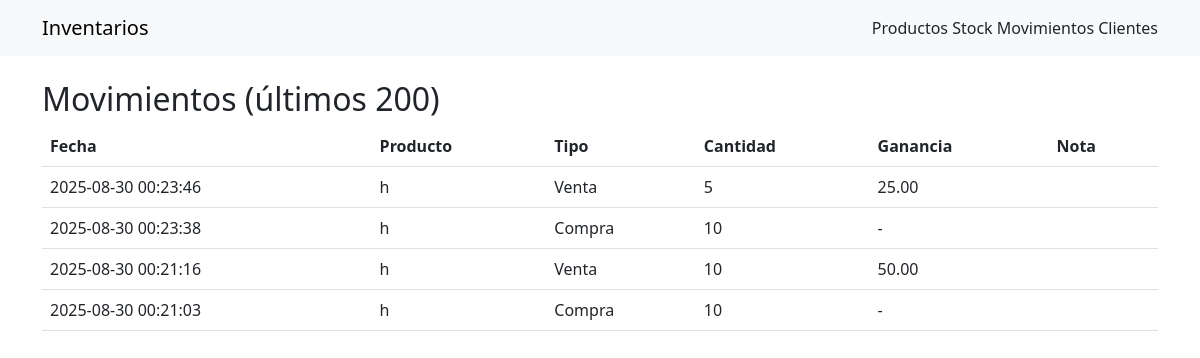
Page /movements on the earlier database version.
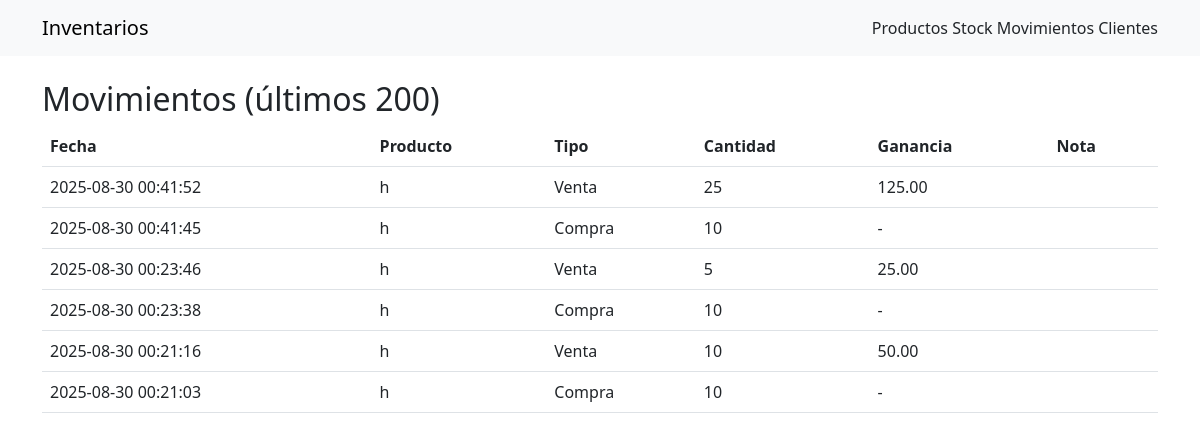
Same page on the later database version.
### app.py (models this page shows)
class Movement(db.Model):
    id = db.Column(db.Integer, primary_key=True)
    product_id = db.Column(db.Integer, db.ForeignKey('product.id'), nullable=False)
    product = db.relationship('Product', backref=db.backref('movements', lazy=True))
    quantity = db.Column(db.Integer, nullable=False)
    type = db.Column(db.String(10), nullable=False)  # 'purchase' o 'sale'
    note = db.Column(db.String(255))
    timestamp = db.Column(db.DateTime, default=datetime.utcnow)
    profit = db.Column(db.Float, default=0)  # ganancia

class Product(db.Model):
    id = db.Column(db.Integer, primary_key=True)
    name = db.Column(db.String(100), nullable=False)
    sku = db.Column(db.String(50), unique=True, nullable=True)
    stock = db.Column(db.Integer, default=0)
    cost = db.Column(db.Float, default=0)   # costo unitario
    price = db.Column(db.Float, default=0)  # precio unitario
    created_at = db.Column(db.DateTime, default=datetime.utcnow)

### app.py (the view)
@app.route('/movements')
def movements():
    movements = Movement.query.order_by(Movement.timestamp.desc()).limit(200).all()
    return render_template('movements.html', movements=movements)

### templates/movements.html
{% extends 'base.html' %}
{% block content %}
<h2>Movimientos (últimos 200)</h2>
<table class="table">
  <thead>
    <tr>
      <th>Fecha</th>
      <th>Producto</th>
      <th>Tipo</th>
      <th>Cantidad</th>
      <th>Ganancia</th>
      <th>Nota</th>
    </tr>
  </thead>
  <tbody>
    {% for m in movements %}
    <tr>
      <td>{{ m.timestamp.strftime('%Y-%m-%d %H:%M:%S') }}</td>
      <td>{{ m.product.name }}</td>
      <td>{{ 'Compra' if m.type == 'purchase' else 'Venta' }}</td>
      <td>{{ m.quantity }}</td>
      <td>
        {% if m.type == 'sale' %}
          {{ "%.2f"|format(m.profit) }}
        {% else %}
          -
        {% endif %}
      </td>
      <td>{{ m.note or '' }}</td>
    </tr>
    {% endfor %}
  </tbody>
</table>
{% endblock %}

### templates/base.html (shortened to what this page needs)
<!doctype html>
<html lang="es">
<head>
  <link href="https://cdn.jsdelivr.net/npm/bootstrap@5.3.0/dist/css/bootstrap.min.css" rel="stylesheet">
</head>
<body>
<nav class="navbar navbar-expand-lg navbar-light bg-light mb-4">
  <div class="container">
    <a class="navbar-brand" href="{{ url_for('inventory') }}">Inventarios</a>
    <div>
      <a class="nav-link d-inline" href="{{ url_for('products') }}">Productos</a>
      <a class="nav-link d-inline" href="{{ url_for('inventory') }}">Stock</a>
      <a class="nav-link d-inline" href="{{ url_for('movements') }}">Movimientos</a>
      <a class="nav-link d-inline" href="{{ url_for('clients') }}">Clientes</a>
    </div>
  </div>
</nav>
<div class="container">
  {% block content %}{% endblock %}
</div>
</body>
</html>

Differences in the rows shown:
added Movement: timestamp "2025-08-30 00:41:52", product.name "h", type "Venta", quantity "25", profit "125.00"
added Movement: timestamp "2025-08-30 00:41:45", product.name "h", type "Compra", quantity "10"
